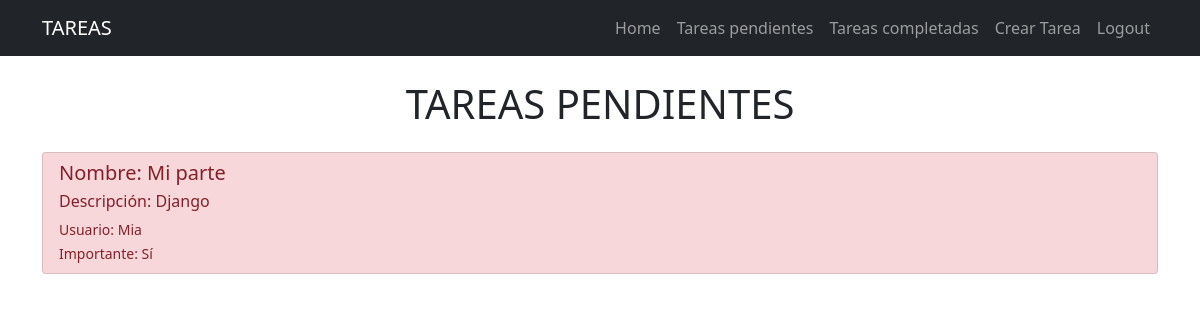
The page /tasks/ (signed in) on the database its author committed.
### tasks/models.py (models this page shows, shortened)
class Task(models.Model):
    title = models.CharField(max_length=100)
    description= models.TextField(blank=True)
    created= models.DateTimeField(auto_now_add=True)
    datecompleted= models.DateTimeField(null=True, blank=True)
    important= models.BooleanField(default=False)
    user= models.ForeignKey(User, on_delete=models.CASCADE)

### tasks/views.py (the view)
# urls.py: path('tasks/', views.tasks, name='tasks'),
@login_required
def tasks(request):
    tasks = Task.objects.filter(user=request.user, datecompleted__isnull=True)
    return render(request, 'tasks.html',{'tasks': tasks})

### tasks/templates/tasks.html (shortened to what this page needs)
{% extends 'base.html' %}
{% block content %}
<main class="container">
    <h1 class="text-center my-4">
        {% if request.path == '/tasks/' %}
            TAREAS PENDIENTES
        {% elif request.path == '/tasks_completed/' %}
            TAREAS COMPLETADAS
        {% endif %}
    </h1>
    <div class="list-group">
        {% for task in tasks %}
        <a href="{% url 'task_detail' task.id %}" class="list-group-item list-group-item-action {% if task.datecompleted %}list-group-item-success{% else %}{% if task.important %}list-group-item-danger{% else %}list-group-item-light{% endif %}{% endif %}">
            <div class="d-flex w-100 justify-content-between">
                <h5 class="mb-1">Nombre: {{ task.title }}</h5>
            </div>
            <p class="mb-1">Descripción: {{ task.description }}</p>
            <small>Usuario: {{ task.user.username }}</small>
            <br>
            <small>Importante: {{ task.important|yesno:"Sí,No" }}</small>
        </a>
        {% endfor %}
    </div>
</main>
{% endblock %}

### rows shown on the page
Task: title "Mi parte", description "Django", user.username "Mia", important "Sí"
